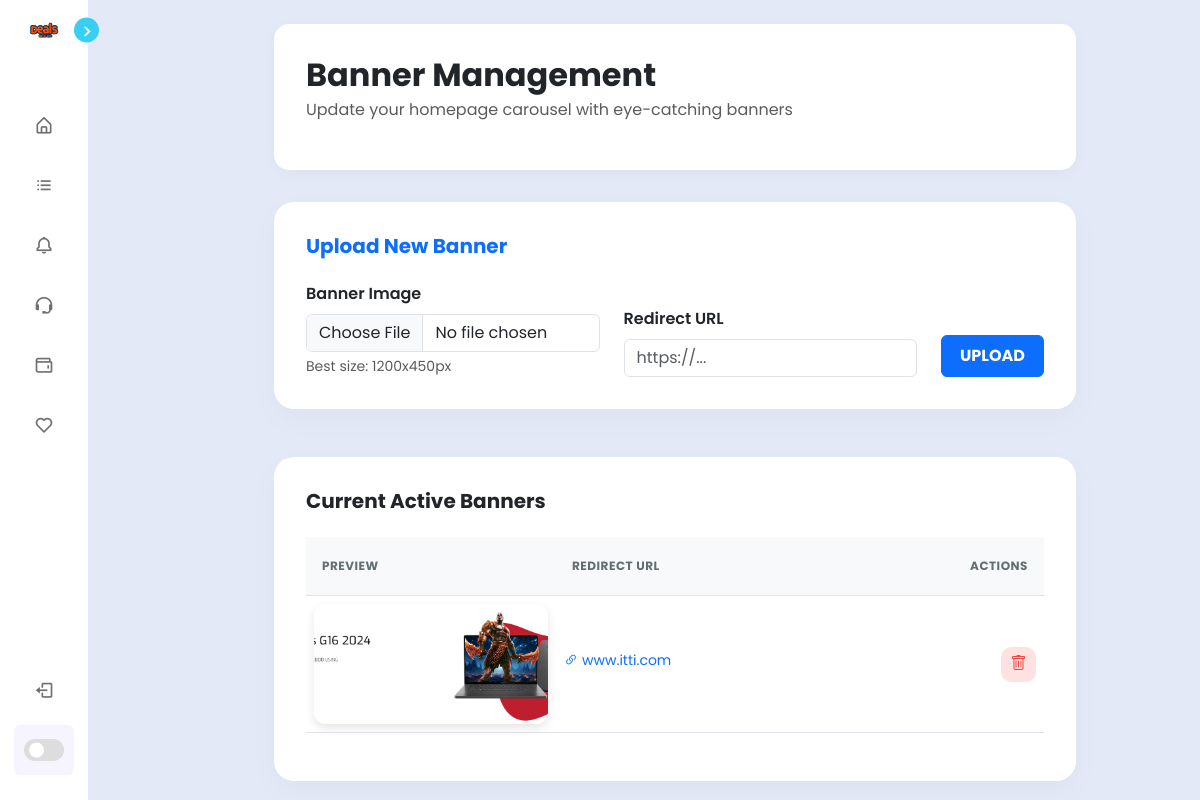
Page /banner (signed in) on the committed database.
### home/models.py (models this page shows)
class Banner(models.Model):
    user = models.ForeignKey(User, on_delete=models.CASCADE,null=True,blank=True)  # Add user field
    image = models.ImageField(upload_to='banners/')
    url = models.URLField(max_length=200)

### home/views.py (the view)
# urls.py: path('banner',views.banner,name='banner'),
def banner(request):
    if request.method == 'POST':
        url = request.POST.get('link')
        image = request.FILES.get('image')
        if image and url:
            banner = Banner.objects.create(image=image, url=url, user=request.user)
            return redirect('banner')  # Redirect to the same page after successful form submission
    user = request.user
    banners = Banner.objects.filter(user=user)
    return render(request, 'banner.html', {'banners': banners})

### templates/banner.html (shortened to what this page needs)
{% extends 'admin.html' %}
{% block view %}
<section class="home px-4">
    <div class="dashboard-header mt-4">
        <h2 class="fw-bold mb-1">Banner Management</h2>
        <p class="text-muted">Update your homepage carousel with eye-catching banners</p>
    </div>
    <div class="form-container">
        <h5 class="fw-bold mb-4 text-primary">Upload New Banner</h5>
        <form method="post" enctype="multipart/form-data">
            <div class="row g-4 align-items-end">
                <div class="col-md-5">
                    <label class="form-label fw-semibold">Banner Image</label>
                    <input type="file" name="image" class="form-control" required>
                    <div class="form-text">Best size: 1200x450px</div>
                </div>
                <div class="col-md-5">
                    <label class="form-label fw-semibold">Redirect URL</label>
                    <input type="url" name="link" class="form-control" placeholder="https://..." required>
                </div>
                <div class="col-md-2">
                    <button type="submit" class="btn btn-primary w-100 py-2 fw-bold">
                        UPLOAD
                    </button>
                </div>
            </div>
        </form>
    </div>
    <div class="form-container">
        <h5 class="fw-bold mb-4">Current Active Banners</h5>
        <div class="table-responsive">
            <table class="table align-middle">
                <thead>
                    <tr>
                        <th style="width: 250px">Preview</th>
                        <th>Redirect URL</th>
                        <th class="text-end">Actions</th>
                    </tr>
                </thead>
                <tbody>
                    {% for banner in banners %}
                    <tr>
                        <td>
                            <img src="{{banner.image.url}}" class="banner-preview" alt="Banner">
                        </td>
                        <td>
                            <a href="{{banner.url}}" target="_blank" class="text-decoration-none small text-truncate d-inline-block" style="max-width: 400px;">
                                <i class="bi bi-link-45deg me-1"></i>{{ banner.url }}
                            </a>
                        </td>
                        <td class="text-end">
                            <a href="{% url 'delete_banner' banner.id %}" class="btn-delete text-decoration-none" title="Delete"
                               onclick="return confirm('Are you sure you want to delete this banner?')">
                                <i class="bi bi-trash"></i>
                            </a>
                        </td>
                    </tr>
                    {% endfor %}
                </tbody>
            </table>
        </div>
    </div>
</section>
{% endblock %}

### static/css/admin_styles.css (style rules this page uses)
* { margin: 0; padding: 0; box-sizing: border-box; font-family: "Poppins", sans-serif; }
:root { --body-color: #e4e9f7; --sidebar-color: #fff; --primary-color: #dc143c; --primary-color-light: #f6f5ff; --toggle-color: #ddd; --text-color: #707070; --tran-03: all 0.2s ease; --tran-03: all 0.3s ease; --tran-04: all 0.3s ease; --tran-05: all 0.3s ease; }
body { min-height: 100vh; background-color: var(--body-color); transition: var(--tran-05); }
.home { position: absolute; top: 0; left: 250px; height: 100vh; width: calc(100% - 350px); background-color: var(--body-color); transition: var(--tran-05); }

### templates/banner.html (style rules this page uses)
.dashboard-header { background: #fff; padding: 2rem; margin-bottom: 2rem; border-radius: 15px; box-shadow: 0 4px 15px rgba(0,0,0,0.03); }
.form-container { background: #fff; border-radius: 20px; padding: 2rem; box-shadow: 0 10px 30px rgba(0,0,0,0.03); margin-bottom: 3rem; }
.banner-preview { width: 100%; height: 120px; object-fit: cover; border-radius: 12px; box-shadow: 0 4px 10px rgba(0,0,0,0.1); }
.table thead th { background-color: #f8f9fa; font-weight: 700; text-transform: uppercase; font-size: 0.75rem; letter-spacing: 0.5px; color: #636e72; padding: 1.25rem 1rem; }
.btn-delete { background-color: #fee2e2; color: #ef4444; width: 35px; height: 35px; border-radius: 10px; display: inline-flex; align-items: center; justify-content: center; transition: all 0.2s ease; }

### rows in the picture
Banner: image (picture), url "www.itti.com"
